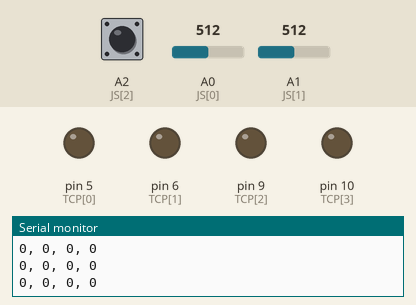
Recording of a sketch running on a simulated Arduino Uno, built with avr-gcc and run on an emulated ATmega328P. On the bench: output pins drawn as LEDs (lit = HIGH), the last lines printed to the serial monitor. The inputs (shaded band) are chosen by the test bench; at power-on: A0 (JS[0]) = 512, A1 (JS[1]) = 512, A2 (JS[2]) HIGH.

Above: at 1.2 s.
1.3 s: A0 (JS[0]) set to 793
4.3 s: A0 (JS[0]) set to 808
At 5.08 s:
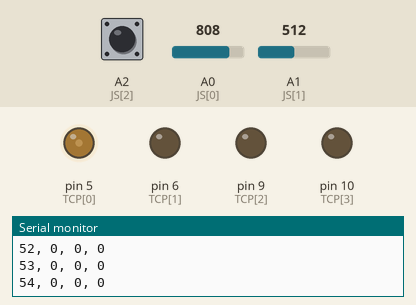
At 6.7 s:
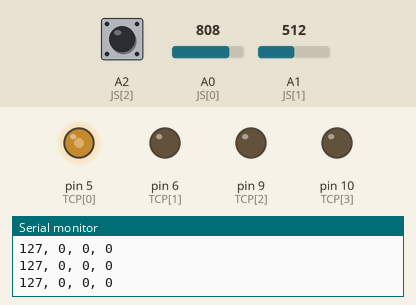
7.3 s: A1 (JS[1]) set to 782
8.8 s: A1 (JS[1]) set to 818
At 11.5 s:
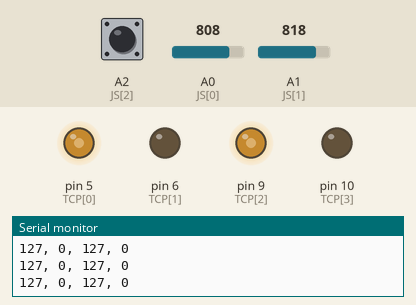
11.8 s: A2 (JS[2]) pulled LOW for 0.15 s
14.8 s: A0 (JS[0]) set to 211
16.3 s: A0 (JS[0]) set to 186
At 17.72 s:
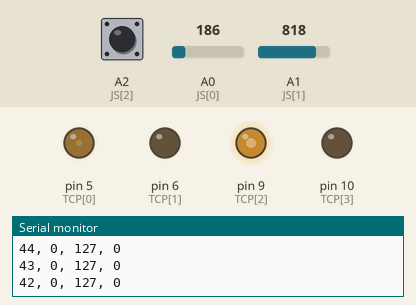
Timing chart, 0 to 20.3 s (numbered marks = the images above; inputs shaded):
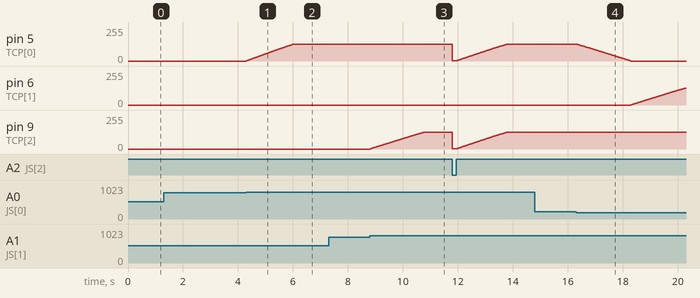

The sketch:

aei_root.ino
```cpp
// Project: Automated Endotracheal Intubation (AEI)
// Created by: Michael Napoli
// Team Members: Tag Stork, Connor Gantt, Hossam Montasser
// Created on: 2/8/2020

/*
   Purpose: To control and guide the automated endotracheal intubation
    system developed by OSU capstone Team 6.2 during the 2021-2022
    academic year. This root file will work in conjunction with software
    written by a CSE capstone team working to automate the guiding
    functionality.
*/

// FUNCTION DECLARATIONS
int updateTCP(const int& pin, const int& pin_val, const int& val);

// input and output pins
const int JS[]    = {A0, A1, A2};
// const int ST[] = {A3, A4};
// const int AI   =  A5;

// output pins and info
const int nDIR  = 2;
const int nTCP  = 4;
const int TCP[] = {5, 6, 9, 10};

// values to be updated on each iteration
int TCP_val[] = {0, 0, 0, 0};

// constant loop variables for TCP
const int TCP_MAX = 0.50*255;
const int adj[] = {1, -1, 1, -1};

void setup() {
  // INPUT PINS (Manual Operation)
  pinMode(JS[0], INPUT);
  pinMode(JS[1], INPUT);
  pinMode(JS[2], INPUT_PULLUP);

  // OUTPUT PINS
  pinMode(TCP[0], INPUT);
  pinMode(TCP[1], INPUT);
  pinMode(TCP[2], INPUT);
  pinMode(TCP[3], INPUT);

  // serial
  Serial.begin(9600);
}

void loop() {
  // read values from input pins (joystick)
  const int JS_val[] = {
    analogRead(JS[0]), analogRead(JS[0]),
    analogRead(JS[1]), analogRead(JS[1]),
    digitalRead(JS[2])
  };

  // check joystick button
  resetTCP(TCP_val, JS_val[4], TCP_MAX, nTCP);

  // update, write, and print TCP values
  updateTCP(TCP_val, JS_val, TCP_MAX, nDIR);
  writeTCP(TCP, TCP_val, TCP_MAX, nTCP);
  printTCP(TCP_val, TCP_MAX, nTCP);
}
```

printTCP.ino
```cpp
bool printTCP(const int tcp_val[], const int &tcp_max, const int &n)
{

  if (!Serial)
  {
    return false;
  }

  for (int i(0); i < n; ++i) {
    Serial.print(tcp_val[i]);
    if (i < n-1)
      Serial.print(", ");
    else
      Serial.println("");
  }

  return true;
}
```

resetTCP.ino
```cpp
bool resetTCP(int tcp_val[], const int &js_button, const int &tcp_max, const int &n)
{

  if (!js_button) {
    for (int i(0); i < n; ++i) {
      tcp_val[i] = 0;
    }
  }

  return true;
}
```

updateTCP.ino
```cpp
bool updateTCP(int tcp_val[], const int js_val[], const int &tcp_max, const int &n)
{

  // tolerances for joystick parameters
  const int JS_MID = 500;
  const int JS_TOL = 300;

  for (int i(0); i < n; ++i) {
    const int j = 2*i;
    if (js_val[j] > (JS_MID + JS_TOL) && tcp_val[j] < tcp_max && tcp_val[j+1] == 0) {
      tcp_val[j] = tcp_val[j] + 1;
    }
    else if (js_val[j] < (JS_MID - JS_TOL) && tcp_val[j] > 0) {
      tcp_val[j] = tcp_val[j] - 1;
    }

    if (js_val[j+1] < (JS_MID - JS_TOL) && tcp_val[j+1] < tcp_max && tcp_val[j] == 0) {
      tcp_val[j+1] = tcp_val[j+1] + 1;
    }
    else if (js_val[j+1] > (JS_MID + JS_TOL) && tcp_val[j+1] > 0) {
      tcp_val[j+1] = tcp_val[j+1] - 1;
    }
  }

  return true;
}
```

writeTCP.ino
```cpp
bool writeTCP(const int tcp[], const int tcp_val[], const int &tcp_max, const int &n)
{

  for (int i(0); i < n; ++i)
  {
    analogWrite(tcp[i], tcp_val[i]);
  }

  return true;
}
```

Measured:
- the behaviour switches between 800 and 801 on A0 (JS[0]) (found by bisection; images 0 and 1)
- the behaviour switches between 800 and 801 on A1 (JS[1]) (found by bisection; images 2 and 3)
- the behaviour switches between 200 and 199 on A0 (JS[0]) (found by bisection; images 3 and 4)
- after the input at 4.3 s, pin 5 (TCP[0]): moves from 0/255 to 127/255 over 1.7 s, starting at once
- after the input at 8.8 s, pin 9 (TCP[2]): moves from 0/255 to 127/255 over 2.0 s, starting at once
- after the input at 16.3 s, pin 5 (TCP[0]): moves from 127/255 to 0/255 over 2.0 s, starting at once; pin 6 (TCP[1]): moves from 0/255 to 127/255 over 2.0 s, starting after 2.0 s
